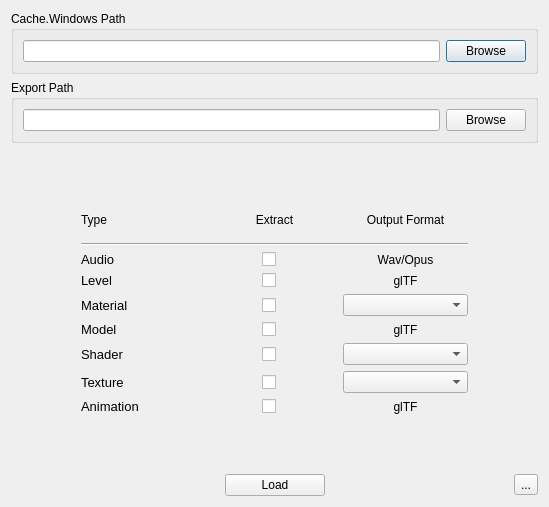
<?xml version="1.0" encoding="UTF-8"?>
<ui version="4.0">
 <class>WindowPicker</class>
 <widget class="QDialog" name="WindowPicker">
  <property name="geometry">
   <rect>
    <x>0</x>
    <y>0</y>
    <width>549</width>
    <height>507</height>
   </rect>
  </property>
  <property name="focusPolicy">
   <enum>Qt::FocusPolicy::StrongFocus</enum>
  </property>
  <property name="windowTitle">
   <string>Exporter Options</string>
  </property>
  <layout class="QVBoxLayout" name="verticalLayout_2">
   <item>
    <widget class="QGroupBox" name="CacheWindowsFrame">
     <property name="maximumSize">
      <size>
       <width>16777215</width>
       <height>70</height>
      </size>
     </property>
     <property name="whatsThis">
      <string>&lt;html&gt;&lt;head/&gt;&lt;body&gt;&lt;p&gt;Inside the Warframe installation directory, there is a folder &lt;span style=&quot; font-style:italic;&quot;&gt;Cache.Windows&lt;/span&gt;&lt;/p&gt;&lt;p&gt;Typically Warframe is installed in &lt;span style=&quot; font-weight:700;&quot;&gt;C:\Steam\steamapps\common\Warframe&lt;/span&gt;&lt;/p&gt;&lt;/body&gt;&lt;/html&gt;</string>
     </property>
     <property name="title">
      <string>Cache.Windows Path</string>
     </property>
     <layout class="QHBoxLayout" name="horizontalLayout">
      <item>
       <widget class="QLineEdit" name="CacheWindowsInput"/>
      </item>
      <item>
       <widget class="QPushButton" name="CacheWindowsBrowse">
        <property name="text">
         <string>Browse</string>
        </property>
       </widget>
      </item>
     </layout>
    </widget>
   </item>
   <item>
    <widget class="QGroupBox" name="ExportPathFrame">
     <property name="maximumSize">
      <size>
       <width>16777215</width>
       <height>70</height>
      </size>
     </property>
     <property name="whatsThis">
      <string>&lt;html&gt;&lt;head/&gt;&lt;body&gt;&lt;p&gt;Exported files will be saved to the folder specified here&lt;/p&gt;&lt;/body&gt;&lt;/html&gt;</string>
     </property>
     <property name="title">
      <string>Export Path</string>
     </property>
     <layout class="QHBoxLayout" name="horizontalLayout_4">
      <item>
       <widget class="QLineEdit" name="ExportPathInput"/>
      </item>
      <item>
       <widget class="QPushButton" name="ExportPathBrowse">
        <property name="text">
         <string>Browse</string>
        </property>
       </widget>
      </item>
     </layout>
    </widget>
   </item>
   <item>
    <spacer name="TopSpacer">
     <property name="orientation">
      <enum>Qt::Orientation::Vertical</enum>
     </property>
     <property name="sizeType">
      <enum>QSizePolicy::Policy::MinimumExpanding</enum>
     </property>
     <property name="sizeHint" stdset="0">
      <size>
       <width>20</width>
       <height>20</height>
      </size>
     </property>
    </spacer>
   </item>
   <item>
    <layout class="QHBoxLayout" name="horizontalLayout_5">
     <item>
      <spacer name="horizontalSpacer_4">
       <property name="orientation">
        <enum>Qt::Orientation::Horizontal</enum>
       </property>
       <property name="sizeType">
        <enum>QSizePolicy::Policy::Fixed</enum>
       </property>
       <property name="sizeHint" stdset="0">
        <size>
         <width>70</width>
         <height>20</height>
        </size>
       </property>
      </spacer>
     </item>
     <item>
      <layout class="QVBoxLayout" name="verticalLayout">
       <item>
        <layout class="QHBoxLayout" name="TitleSection">
         <property name="topMargin">
          <number>10</number>
         </property>
         <property name="bottomMargin">
          <number>10</number>
         </property>
         <item>
          <widget class="QLabel" name="TitleType">
           <property name="sizePolicy">
            <sizepolicy hsizetype="Minimum" vsizetype="Preferred">
             <horstretch>0</horstretch>
             <verstretch>0</verstretch>
            </sizepolicy>
           </property>
           <property name="minimumSize">
            <size>
             <width>70</width>
             <height>0</height>
            </size>
           </property>
           <property name="font">
            <font>
             <underline>false</underline>
            </font>
           </property>
           <property name="text">
            <string>Type</string>
           </property>
           <property name="alignment">
            <set>Qt::AlignmentFlag::AlignLeading|Qt::AlignmentFlag::AlignLeft|Qt::AlignmentFlag::AlignVCenter</set>
           </property>
          </widget>
         </item>
         <item>
          <widget class="QLabel" name="TitleExtract">
           <property name="sizePolicy">
            <sizepolicy hsizetype="Preferred" vsizetype="Preferred">
             <horstretch>0</horstretch>
             <verstretch>0</verstretch>
            </sizepolicy>
           </property>
           <property name="font">
            <font>
             <underline>false</underline>
            </font>
           </property>
           <property name="text">
            <string>Extract</string>
           </property>
           <property name="alignment">
            <set>Qt::AlignmentFlag::AlignCenter</set>
           </property>
          </widget>
         </item>
         <item>
          <widget class="QLabel" name="TitleOutputFormat">
           <property name="sizePolicy">
            <sizepolicy hsizetype="Preferred" vsizetype="Preferred">
             <horstretch>0</horstretch>
             <verstretch>0</verstretch>
            </sizepolicy>
           </property>
           <property name="font">
            <font>
             <underline>false</underline>
            </font>
           </property>
           <property name="text">
            <string>Output Format</string>
           </property>
           <property name="alignment">
            <set>Qt::AlignmentFlag::AlignCenter</set>
           </property>
          </widget>
         </item>
        </layout>
       </item>
       <item>
        <widget class="Line" name="TitleLine">
         <property name="orientation">
          <enum>Qt::Orientation::Horizontal</enum>
         </property>
        </widget>
       </item>
       <item>
        <layout class="QHBoxLayout" name="AudioSection">
         <item>
          <widget class="QLabel" name="AudioLabel">
           <property name="sizePolicy">
            <sizepolicy hsizetype="Minimum" vsizetype="Preferred">
             <horstretch>0</horstretch>
             <verstretch>0</verstretch>
            </sizepolicy>
           </property>
           <property name="minimumSize">
            <size>
             <width>70</width>
             <height>0</height>
            </size>
           </property>
           <property name="font">
            <font>
             <pointsize>10</pointsize>
            </font>
           </property>
           <property name="whatsThis">
            <string>&lt;html&gt;&lt;head/&gt;&lt;body&gt;&lt;p&gt;Audio/Music files&lt;/p&gt;&lt;/body&gt;&lt;/html&gt;</string>
           </property>
           <property name="text">
            <string>Audio</string>
           </property>
          </widget>
         </item>
         <item>
          <widget class="QCheckBox" name="AudioCheckbox">
           <property name="sizePolicy">
            <sizepolicy hsizetype="Ignored" vsizetype="Fixed">
             <horstretch>0</horstretch>
             <verstretch>0</verstretch>
            </sizepolicy>
           </property>
           <property name="layoutDirection">
            <enum>Qt::LayoutDirection::LeftToRight</enum>
           </property>
           <property name="styleSheet">
            <string notr="true">margin-left:50%; margin-right:50%;</string>
           </property>
           <property name="text">
            <string/>
           </property>
           <property name="tristate">
            <bool>false</bool>
           </property>
          </widget>
         </item>
         <item>
          <widget class="QLabel" name="AudioFormatLabel">
           <property name="sizePolicy">
            <sizepolicy hsizetype="Preferred" vsizetype="Preferred">
             <horstretch>0</horstretch>
             <verstretch>0</verstretch>
            </sizepolicy>
           </property>
           <property name="whatsThis">
            <string>&lt;html&gt;&lt;head/&gt;&lt;body&gt;&lt;p&gt;Audio files are stored as both of these formats in-game, which determins the export format.&lt;/p&gt;&lt;/body&gt;&lt;/html&gt;</string>
           </property>
           <property name="text">
            <string>Wav/Opus</string>
           </property>
           <property name="alignment">
            <set>Qt::AlignmentFlag::AlignCenter</set>
           </property>
          </widget>
         </item>
        </layout>
       </item>
       <item>
        <layout class="QHBoxLayout" name="LevelSection">
         <item>
          <widget class="QLabel" name="LevelLabel">
           <property name="sizePolicy">
            <sizepolicy hsizetype="Minimum" vsizetype="Preferred">
             <horstretch>0</horstretch>
             <verstretch>0</verstretch>
            </sizepolicy>
           </property>
           <property name="minimumSize">
            <size>
             <width>70</width>
             <height>0</height>
            </size>
           </property>
           <property name="font">
            <font>
             <pointsize>10</pointsize>
            </font>
           </property>
           <property name="whatsThis">
            <string>&lt;html&gt;&lt;head/&gt;&lt;body&gt;&lt;p&gt;Rooms and open areas. &lt;span style=&quot; font-weight:700;&quot;&gt;Exported files are large.&lt;/span&gt;&lt;/p&gt;&lt;/body&gt;&lt;/html&gt;</string>
           </property>
           <property name="text">
            <string>Level</string>
           </property>
          </widget>
         </item>
         <item>
          <widget class="QCheckBox" name="LevelCheckbox">
           <property name="sizePolicy">
            <sizepolicy hsizetype="Ignored" vsizetype="Fixed">
             <horstretch>0</horstretch>
             <verstretch>0</verstretch>
            </sizepolicy>
           </property>
           <property name="layoutDirection">
            <enum>Qt::LayoutDirection::LeftToRight</enum>
           </property>
           <property name="styleSheet">
            <string notr="true">margin-left:50%; margin-right:50%;</string>
           </property>
           <property name="text">
            <string/>
           </property>
           <property name="tristate">
            <bool>false</bool>
           </property>
          </widget>
         </item>
         <item>
          <widget class="QLabel" name="LevelFormatLabel">
           <property name="whatsThis">
            <string>&lt;html&gt;&lt;head/&gt;&lt;body&gt;&lt;p&gt;A 3D model format supported by most programs.&lt;/p&gt;&lt;/body&gt;&lt;/html&gt;</string>
           </property>
           <property name="text">
            <string>glTF</string>
           </property>
           <property name="alignment">
            <set>Qt::AlignmentFlag::AlignCenter</set>
           </property>
          </widget>
         </item>
        </layout>
       </item>
       <item>
        <layout class="QHBoxLayout" name="MaterialSection">
         <item>
          <widget class="QLabel" name="MaterialLabel">
           <property name="sizePolicy">
            <sizepolicy hsizetype="Minimum" vsizetype="Preferred">
             <horstretch>0</horstretch>
             <verstretch>0</verstretch>
            </sizepolicy>
           </property>
           <property name="font">
            <font>
             <pointsize>10</pointsize>
            </font>
           </property>
           <property name="whatsThis">
            <string>&lt;html&gt;&lt;head/&gt;&lt;body&gt;&lt;p&gt;Material parameters like textures used and default colors.&lt;/p&gt;&lt;/body&gt;&lt;/html&gt;</string>
           </property>
           <property name="text">
            <string>Material</string>
           </property>
          </widget>
         </item>
         <item>
          <widget class="QCheckBox" name="MaterialCheckbox">
           <property name="sizePolicy">
            <sizepolicy hsizetype="Ignored" vsizetype="Fixed">
             <horstretch>0</horstretch>
             <verstretch>0</verstretch>
            </sizepolicy>
           </property>
           <property name="layoutDirection">
            <enum>Qt::LayoutDirection::LeftToRight</enum>
           </property>
           <property name="styleSheet">
            <string notr="true">margin-left:50%; margin-right:50%;</string>
           </property>
           <property name="text">
            <string/>
           </property>
           <property name="tristate">
            <bool>false</bool>
           </property>
          </widget>
         </item>
         <item>
          <widget class="QComboBox" name="MaterialFormatCombo"/>
         </item>
        </layout>
       </item>
       <item>
        <layout class="QHBoxLayout" name="ModelSection">
         <item>
          <widget class="QLabel" name="ModelLabel">
           <property name="font">
            <font>
             <pointsize>10</pointsize>
            </font>
           </property>
           <property name="whatsThis">
            <string>&lt;html&gt;&lt;head/&gt;&lt;body&gt;&lt;p&gt;Static and rigged models.&lt;/p&gt;&lt;/body&gt;&lt;/html&gt;</string>
           </property>
           <property name="text">
            <string>Model</string>
           </property>
          </widget>
         </item>
         <item>
          <widget class="QCheckBox" name="ModelCheckbox">
           <property name="sizePolicy">
            <sizepolicy hsizetype="Ignored" vsizetype="Fixed">
             <horstretch>0</horstretch>
             <verstretch>0</verstretch>
            </sizepolicy>
           </property>
           <property name="layoutDirection">
            <enum>Qt::LayoutDirection::LeftToRight</enum>
           </property>
           <property name="styleSheet">
            <string notr="true">margin-left:50%; margin-right:50%;</string>
           </property>
           <property name="text">
            <string/>
           </property>
           <property name="tristate">
            <bool>false</bool>
           </property>
          </widget>
         </item>
         <item>
          <widget class="QLabel" name="ModelFormatLabel">
           <property name="whatsThis">
            <string>&lt;html&gt;&lt;head/&gt;&lt;body&gt;&lt;p&gt;A 3D model format supported by most programs.&lt;/p&gt;&lt;/body&gt;&lt;/html&gt;</string>
           </property>
           <property name="text">
            <string>glTF</string>
           </property>
           <property name="alignment">
            <set>Qt::AlignmentFlag::AlignCenter</set>
           </property>
          </widget>
         </item>
        </layout>
       </item>
       <item>
        <layout class="QHBoxLayout" name="ShaderSecion">
         <item>
          <widget class="QLabel" name="ShaderLabel">
           <property name="font">
            <font>
             <pointsize>10</pointsize>
            </font>
           </property>
           <property name="whatsThis">
            <string>&lt;html&gt;&lt;head/&gt;&lt;body&gt;&lt;p&gt;High Level Shading Language shaders. These should only be extracted if you understand how to interpret decompiled HLSL code.&lt;/p&gt;&lt;/body&gt;&lt;/html&gt;</string>
           </property>
           <property name="text">
            <string>Shader</string>
           </property>
          </widget>
         </item>
         <item>
          <widget class="QCheckBox" name="ShaderCheckbox">
           <property name="sizePolicy">
            <sizepolicy hsizetype="Ignored" vsizetype="Fixed">
             <horstretch>0</horstretch>
             <verstretch>0</verstretch>
            </sizepolicy>
           </property>
           <property name="layoutDirection">
            <enum>Qt::LayoutDirection::LeftToRight</enum>
           </property>
           <property name="styleSheet">
            <string notr="true">margin-left:50%; margin-right:50%;</string>
           </property>
           <property name="text">
            <string/>
           </property>
           <property name="tristate">
            <bool>false</bool>
           </property>
          </widget>
         </item>
         <item>
          <widget class="QComboBox" name="ShaderFormatCombo">
           <property name="whatsThis">
            <string>&lt;html&gt;&lt;head/&gt;&lt;body&gt;&lt;p&gt;&lt;span style=&quot; font-weight:700;&quot;&gt;Decompiled:&lt;/span&gt; Uses the function D3DDecompile to produce a text-based output.&lt;/p&gt;&lt;p&gt;&lt;span style=&quot; font-weight:700;&quot;&gt;Bytecode:&lt;/span&gt; Just the raw binary data. You can decompile this yourself.&lt;/p&gt;&lt;/body&gt;&lt;/html&gt;</string>
           </property>
          </widget>
         </item>
        </layout>
       </item>
       <item>
        <layout class="QHBoxLayout" name="TextureSection">
         <item>
          <widget class="QLabel" name="TextureLabel">
           <property name="font">
            <font>
             <pointsize>10</pointsize>
            </font>
           </property>
           <property name="whatsThis">
            <string>&lt;html&gt;&lt;head/&gt;&lt;body&gt;&lt;p&gt;Textures used by models&lt;/p&gt;&lt;/body&gt;&lt;/html&gt;</string>
           </property>
           <property name="text">
            <string>Texture</string>
           </property>
          </widget>
         </item>
         <item>
          <widget class="QCheckBox" name="TextureCheckbox">
           <property name="sizePolicy">
            <sizepolicy hsizetype="Ignored" vsizetype="Fixed">
             <horstretch>0</horstretch>
             <verstretch>0</verstretch>
            </sizepolicy>
           </property>
           <property name="layoutDirection">
            <enum>Qt::LayoutDirection::LeftToRight</enum>
           </property>
           <property name="styleSheet">
            <string notr="true">margin-left:50%; margin-right:50%;</string>
           </property>
           <property name="text">
            <string/>
           </property>
           <property name="tristate">
            <bool>false</bool>
           </property>
          </widget>
         </item>
         <item>
          <widget class="QComboBox" name="TextureFormatCombo">
           <property name="whatsThis">
            <string>&lt;html&gt;&lt;head/&gt;&lt;body&gt;&lt;p&gt;&lt;span style=&quot; font-weight:700;&quot;&gt;DDS:&lt;/span&gt; The raw texture. Some compressed formats (like BC7) may not be supported by all programs. This is the fastest option.&lt;/p&gt;&lt;p&gt;&lt;span style=&quot; font-weight:700;&quot;&gt;PNG:&lt;/span&gt; Uses a PNG library to encode the texture. This will take more time but exported textures will be universally compatable.&lt;/p&gt;&lt;p&gt;&lt;span style=&quot; font-weight:700;&quot;&gt;TGA:&lt;/span&gt; Faster than PNG but much larger file sizes.&lt;/p&gt;&lt;/body&gt;&lt;/html&gt;</string>
           </property>
          </widget>
         </item>
        </layout>
       </item>
       <item>
        <layout class="QHBoxLayout" name="AnimationSection">
         <item>
          <widget class="QLabel" name="AnimationLabel">
           <property name="font">
            <font>
             <pointsize>10</pointsize>
            </font>
           </property>
           <property name="whatsThis">
            <string>&lt;html&gt;&lt;head/&gt;&lt;body&gt;&lt;p&gt;Static and rigged models.&lt;/p&gt;&lt;/body&gt;&lt;/html&gt;</string>
           </property>
           <property name="text">
            <string>Animation</string>
           </property>
          </widget>
         </item>
         <item>
          <widget class="QCheckBox" name="AnimationCheckbox">
           <property name="sizePolicy">
            <sizepolicy hsizetype="Ignored" vsizetype="Fixed">
             <horstretch>0</horstretch>
             <verstretch>0</verstretch>
            </sizepolicy>
           </property>
           <property name="layoutDirection">
            <enum>Qt::LayoutDirection::LeftToRight</enum>
           </property>
           <property name="styleSheet">
            <string notr="true">margin-left:50%; margin-right:50%;</string>
           </property>
           <property name="text">
            <string/>
           </property>
           <property name="tristate">
            <bool>false</bool>
           </property>
          </widget>
         </item>
         <item>
          <widget class="QLabel" name="AnimationFormatLabel">
           <property name="whatsThis">
            <string>&lt;html&gt;&lt;head/&gt;&lt;body&gt;&lt;p&gt;A 3D model format supported by most programs.&lt;/p&gt;&lt;/body&gt;&lt;/html&gt;</string>
           </property>
           <property name="text">
            <string>glTF</string>
           </property>
           <property name="alignment">
            <set>Qt::AlignmentFlag::AlignCenter</set>
           </property>
          </widget>
         </item>
        </layout>
       </item>
      </layout>
     </item>
     <item>
      <spacer name="horizontalSpacer_3">
       <property name="orientation">
        <enum>Qt::Orientation::Horizontal</enum>
       </property>
       <property name="sizeType">
        <enum>QSizePolicy::Policy::Fixed</enum>
       </property>
       <property name="sizeHint" stdset="0">
        <size>
         <width>70</width>
         <height>13</height>
        </size>
       </property>
      </spacer>
     </item>
    </layout>
   </item>
   <item>
    <spacer name="BottomSpacer">
     <property name="orientation">
      <enum>Qt::Orientation::Vertical</enum>
     </property>
     <property name="sizeType">
      <enum>QSizePolicy::Policy::Expanding</enum>
     </property>
     <property name="sizeHint" stdset="0">
      <size>
       <width>20</width>
       <height>20</height>
      </size>
     </property>
    </spacer>
   </item>
   <item>
    <widget class="QFrame" name="LoadButtonFrame">
     <property name="maximumSize">
      <size>
       <width>16777215</width>
       <height>60</height>
      </size>
     </property>
     <property name="whatsThis">
      <string/>
     </property>
     <property name="frameShape">
      <enum>QFrame::Shape::NoFrame</enum>
     </property>
     <property name="frameShadow">
      <enum>QFrame::Shadow::Raised</enum>
     </property>
     <property name="lineWidth">
      <number>0</number>
     </property>
     <layout class="QHBoxLayout" name="horizontalLayout_3">
      <property name="leftMargin">
       <number>0</number>
      </property>
      <property name="topMargin">
       <number>0</number>
      </property>
      <property name="rightMargin">
       <number>0</number>
      </property>
      <property name="bottomMargin">
       <number>0</number>
      </property>
      <item>
       <widget class="QLabel" name="VersionLabel">
        <property name="sizePolicy">
         <sizepolicy hsizetype="Expanding" vsizetype="Ignored">
          <horstretch>0</horstretch>
          <verstretch>0</verstretch>
         </sizepolicy>
        </property>
        <property name="font">
         <font>
          <pointsize>8</pointsize>
         </font>
        </property>
        <property name="text">
         <string/>
        </property>
        <property name="textFormat">
         <enum>Qt::TextFormat::PlainText</enum>
        </property>
       </widget>
      </item>
      <item>
       <widget class="QPushButton" name="LoadButton">
        <property name="minimumSize">
         <size>
          <width>100</width>
          <height>0</height>
         </size>
        </property>
        <property name="maximumSize">
         <size>
          <width>100</width>
          <height>16777215</height>
         </size>
        </property>
        <property name="whatsThis">
         <string>&lt;html&gt;&lt;head/&gt;&lt;body&gt;&lt;p&gt;Load the main window and begin browsing the internal files.&lt;/p&gt;&lt;/body&gt;&lt;/html&gt;</string>
        </property>
        <property name="text">
         <string>Load</string>
        </property>
       </widget>
      </item>
      <item>
       <layout class="QHBoxLayout" name="horizontalLayout_2">
        <item>
         <widget class="QPushButton" name="GameInfoButton">
          <property name="cursor">
           <cursorShape>PointingHandCursor</cursorShape>
          </property>
          <property name="focusPolicy">
           <enum>Qt::FocusPolicy::NoFocus</enum>
          </property>
          <property name="text">
           <string/>
          </property>
          <property name="flat">
           <bool>true</bool>
          </property>
         </widget>
        </item>
        <item>
         <spacer name="horizontalSpacer">
          <property name="orientation">
           <enum>Qt::Orientation::Horizontal</enum>
          </property>
          <property name="sizeHint" stdset="0">
           <size>
            <width>40</width>
            <height>20</height>
           </size>
          </property>
         </spacer>
        </item>
        <item>
         <widget class="QToolButton" name="AdditionalSettingsButton">
          <property name="text">
           <string>...</string>
          </property>
          <property name="icon">
           <iconset theme="preferences-other"/>
          </property>
         </widget>
        </item>
       </layout>
      </item>
     </layout>
    </widget>
   </item>
  </layout>
 </widget>
 <resources/>
 <connections/>
</ui>
